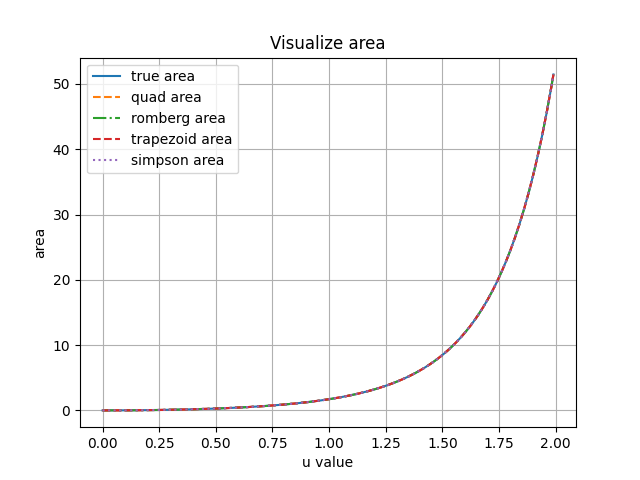

Reproduce this figure in Python.
import math
import numpy as np
import matplotlib.pyplot as plt
import scipy.integrate as integrate

# defined the function of fx
def f(x):
    return 2*x*pow(math.e, x**2)

# defined f integrated
def f_integrated(x):
    return pow(math.e, pow(x, 2))

# defined the graph
def graph(val=2):
    # for all values of x upto val
    xvalues = np.arange(0, val, 0.01)
    arg = []
    arg2 = []
    yvalues = []
    quad = []
    romberg = []
    trapezoid = []
    simpson = []
    # for u in xvalues
    for u in xvalues:
        # arguments passed in trapezoid and simpson
        arg.append(f(u))
        arg2.append(u)
        # using various techniques
        yvalues.append(f_integrated(u)-f_integrated(0))
        quad.append(integrate.quad(f, 0, u)[0])
        romberg.append(integrate.romberg(f, 0 ,u))
        trapezoid.append(integrate.trapezoid(arg, arg2))
        simpson.append(integrate.simpson(arg, arg2))
    # plotting the graph with title and legend
    plt.plot(xvalues, yvalues, label = "true area")
    plt.plot(xvalues, quad, label = "quad area", linestyle="dashed")
    plt.plot(xvalues, romberg, label = "romberg area", linestyle="dashdot")
    plt.plot(xvalues, trapezoid, label = "trapezoid area", linestyle="--")
    plt.plot(xvalues, simpson, label = "simpson area", linestyle="dotted")
    plt.xlabel("u value")
    plt.ylabel("area")
    plt.title("Visualize area")
    plt.grid(True)
    plt.legend()
    # showing the figure
    plt.savefig("q5.png")
    plt.show()

# test till where we want
graph(2)